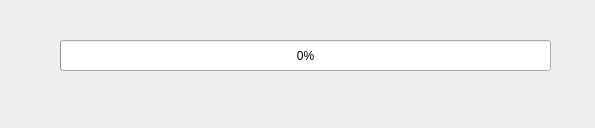
<?xml version="1.0" encoding="UTF-8"?>
<ui version="4.0">
 <class>fihm</class>
 <widget class="QMainWindow" name="fihm">
  <property name="geometry">
   <rect>
    <x>0</x>
    <y>0</y>
    <width>595</width>
    <height>128</height>
   </rect>
  </property>
  <property name="windowTitle">
   <string>AIES</string>
  </property>
  <widget class="QWidget" name="centralWidget">
   <widget class="QProgressBar" name="progressBar">
    <property name="geometry">
     <rect>
      <x>60</x>
      <y>40</y>
      <width>491</width>
      <height>31</height>
     </rect>
    </property>
    <property name="value">
     <number>0</number>
    </property>
   </widget>
   <widget class="QLabel" name="lb_title">
    <property name="geometry">
     <rect>
      <x>190</x>
      <y>10</y>
      <width>371</width>
      <height>18</height>
     </rect>
    </property>
    <property name="text">
     <string/>
    </property>
    <property name="alignment">
     <set>Qt::AlignLeading|Qt::AlignLeft|Qt::AlignVCenter</set>
    </property>
   </widget>
   <widget class="QLabel" name="lb_operation">
    <property name="geometry">
     <rect>
      <x>120</x>
      <y>90</y>
      <width>341</width>
      <height>18</height>
     </rect>
    </property>
    <property name="text">
     <string/>
    </property>
    <property name="alignment">
     <set>Qt::AlignCenter</set>
    </property>
   </widget>
  </widget>
 </widget>
 <layoutdefault spacing="6" margin="11"/>
 <resources/>
 <connections/>
</ui>
